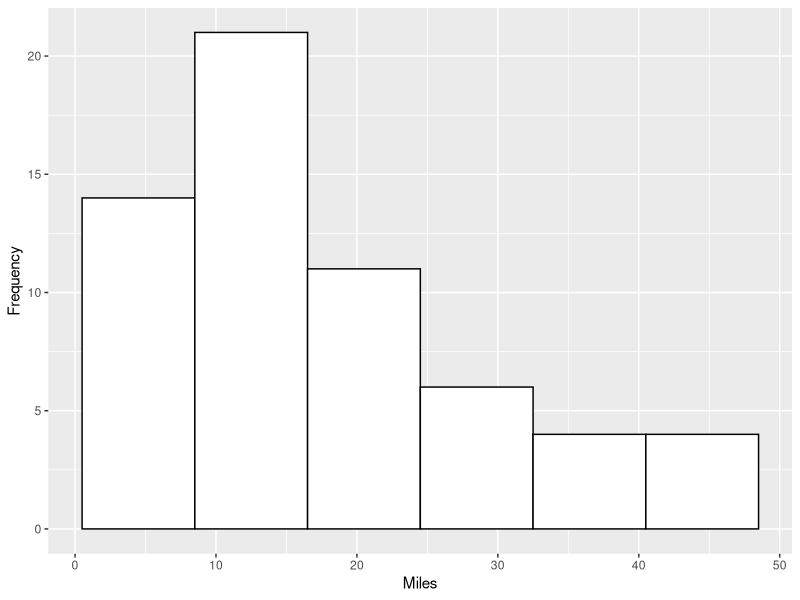
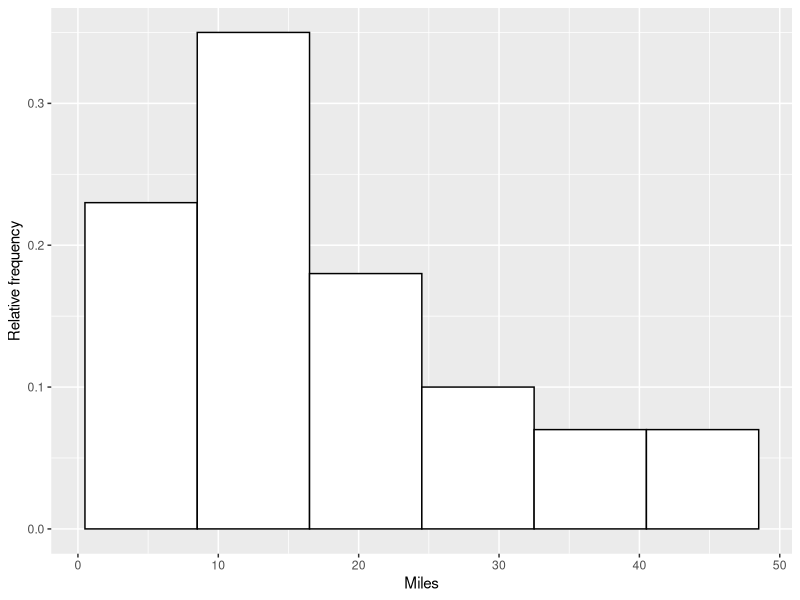
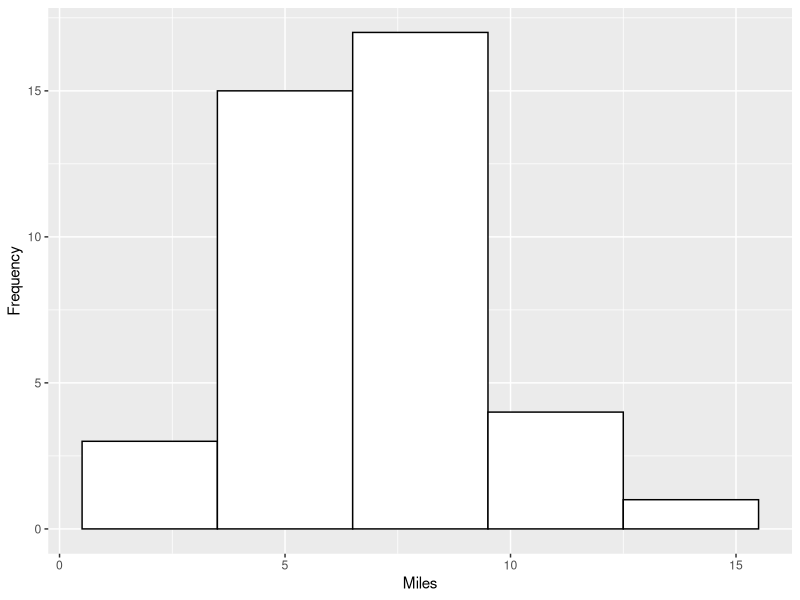
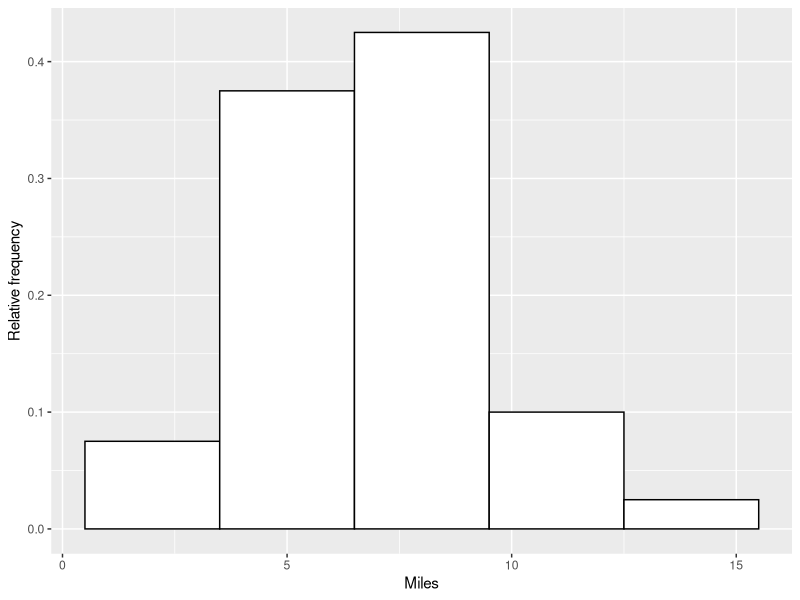
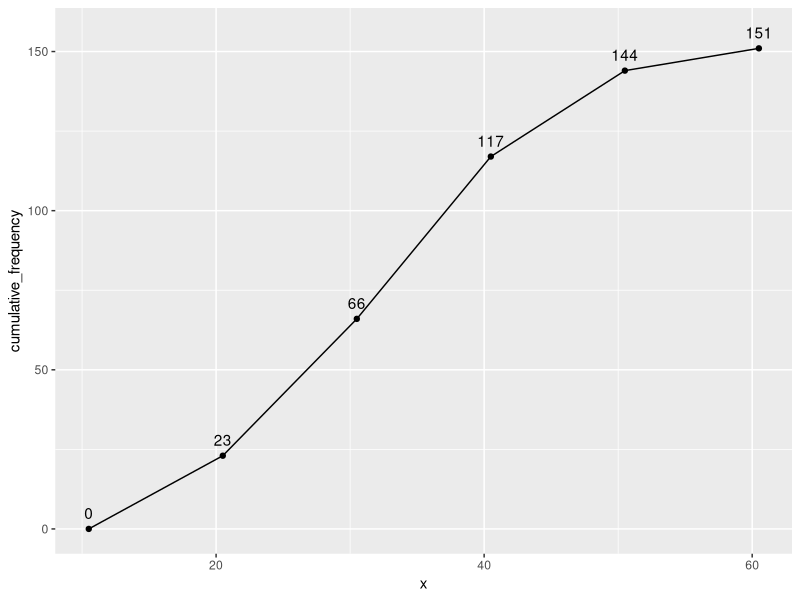
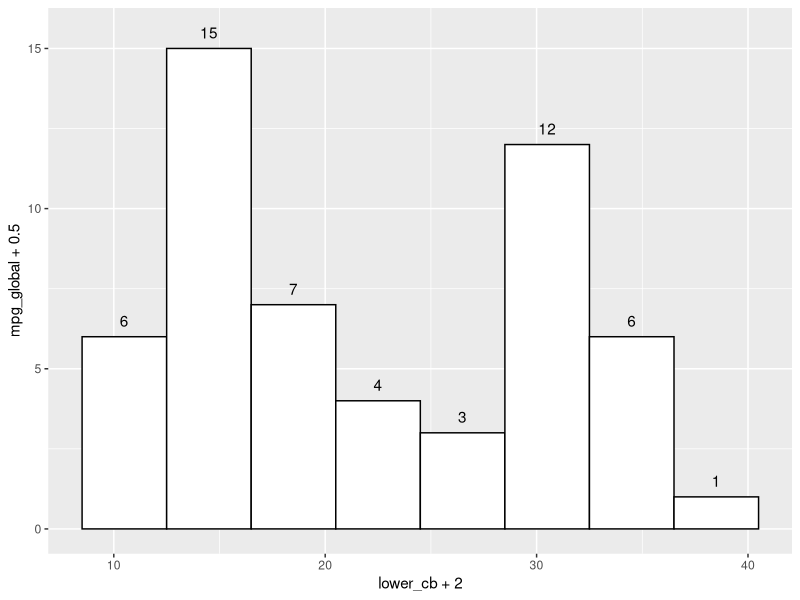
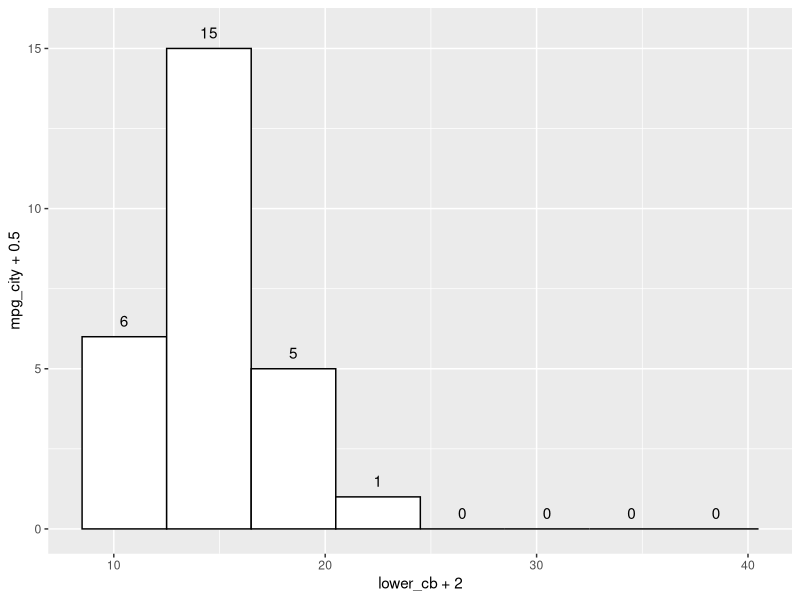
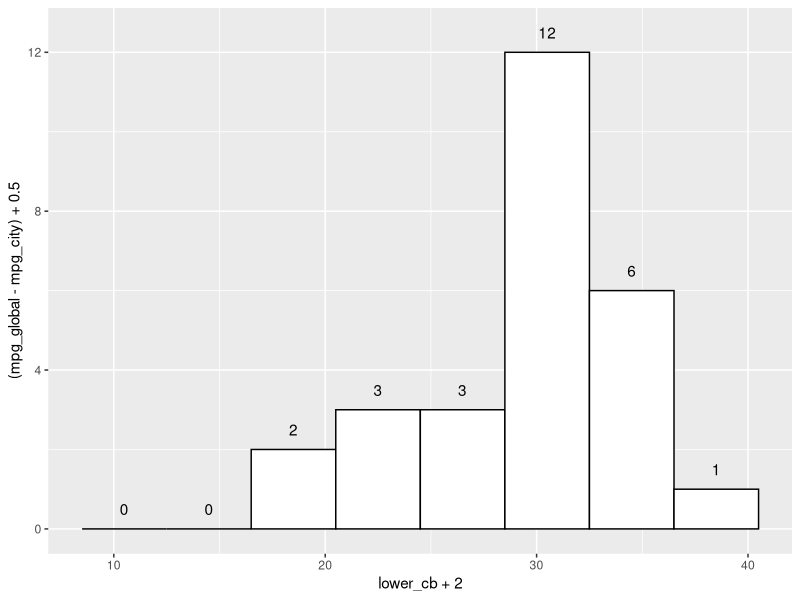

Write R code to recreate these figures, in order.
# UNDERSTANDING BASIC STATISTICS
# BRASE & BRASE
# 2024-07-24

# PACKAGES ----------------------------------------------------------------

library(plyr)
library(tidyverse)

# HELPER FUNCTIONS --------------------------------------------------------

scan_freq <- function(x, nb_classes) {
  
  class_width <- plyr::round_any(
    x = (max(x) - min(x)) / nb_classes,
    accuracy = 1,
    f = ceiling
  )
  
  print(paste0("For ", nb_classes, " classes, the class width is ", class_width))
  
  class_limits <- tibble(
    lower_cl = seq(from = min(x), by = class_width,
                   length.out = nb_classes),
    upper_cl = seq(from = (min(x) + class_width - 1), by = class_width,
                   length.out = nb_classes)
  )
  
  counts <- list()
  
  for (i in 1:nrow(class_limits)) {
    
    counts[[i]] <- x |>
      as_tibble() |> 
      filter(between(value, class_limits$lower_cl[i],
                     class_limits$upper_cl[i])) |> 
      nrow()
  }
  
  x_freq <<- class_limits |> 
    mutate(frequency = unlist(counts),
           class_midpoint = (lower_cl + upper_cl) / 2,
           lower_cb = lower_cl - 0.5,
           upper_cb = upper_cl + 0.5) |> 
    mutate(relative_frequency = frequency / sum(frequency),
            cumulative_frequency = cumsum(frequency),
            relative_cumulative_frequency = cumulative_frequency / max(cumulative_frequency)) |> 
    select(lower_cl, upper_cl, lower_cb, upper_cb, class_midpoint,
           frequency, relative_frequency:relative_cumulative_frequency)
  
  return(x_freq)
  
  }

# 2. ORGANIZING DATA ------------------------------------------------------
## 2.1. FREQUENCY DISTRIBUTIONS, HISTOGRAMS, AND RELATED TOPICS -----------

miles <- c(13, 47, 10, 3, 16, 20, 17, 40, 4, 2,
           7, 25, 8, 21, 19, 15, 3, 17, 14, 6,
           12, 45, 1, 8, 4, 16, 11, 18, 23, 12,
           6, 2, 14, 13, 7, 15, 46, 12, 9, 18,
           34, 13, 41, 28, 36, 17, 24, 27, 29, 9,
           14, 26, 10, 24, 37, 31, 8, 16, 12, 16)

class_width <- plyr::round_any(
  x = (max(miles) - min(miles)) / 6, 
  accuracy = 1,
  f = ceiling
  )

class_limits <- tibble(
  lower_cl = seq(from = 1, by = class_width, length.out = 6),
  upper_cl = seq(from = class_width, by = class_width, length.out = 6)
)

counts <- list()

for (i in 1:nrow(class_limits)) {
  
  counts[[i]] <- miles |>
    as_tibble() |> 
    filter(between(value, class_limits$lower_cl[i],
                   class_limits$upper_cl[i])) |> 
    nrow()
  }

miles_freq <- class_limits |> 
  mutate(frequency = unlist(counts),
         class_midpoint = (lower_cl + upper_cl) / 2,
         lower_cb = lower_cl - 0.5,
         upper_cb = upper_cl + 0.5) |> 
  select(lower_cl, upper_cl, lower_cb, upper_cb,
         frequency, class_midpoint)

miles_rel_freq <- miles_freq |> 
  mutate(relative_frequency = round(frequency / sum(frequency), 2))

miles_rel_freq |> 
  ggplot() +
  geom_rect(aes(xmin = lower_cb, xmax = upper_cb,
                ymin = 0, ymax = frequency),
            col = "black", fill = "white") +
  labs(x = "Miles", y = "Frequency")

miles_rel_freq |> 
  ggplot() +
  geom_rect(aes(xmin = lower_cb, xmax = upper_cb,
                ymin = 0, ymax = relative_frequency),
            col = "black", fill = "white") +
  labs(x = "Miles", y = "Relative frequency")

waiting <- c(1, 5, 5, 6, 7, 4, 8, 7, 6, 5,
             5, 6, 7, 6, 6, 5, 8, 9, 9, 10,
             7, 8, 11, 2, 4, 6, 5, 12, 13, 6,
             3, 7, 8, 8, 9, 9, 10, 9, 8, 9)

class_width <- plyr::round_any(
  x = (max(waiting) - min(waiting)) / 5, 
  accuracy = 1,
  f = ceiling
)

class_limits <- tibble(
  lower_cl = seq(from = 1, by = class_width, length.out = 5),
  upper_cl = seq(from = class_width, by = class_width, length.out = 5)
)

counts <- list()

for (i in 1:nrow(class_limits)) {
  
  counts[[i]] <- waiting |>
    as_tibble() |> 
    filter(between(value, class_limits$lower_cl[i],
                   class_limits$upper_cl[i])) |> 
    nrow()
  }

waiting_freq <- class_limits |> 
  mutate(frequency = unlist(counts),
         class_midpoint = (lower_cl + upper_cl) / 2,
         lower_cb = lower_cl - 0.5,
         upper_cb = upper_cl + 0.5) |> 
  select(lower_cl, upper_cl, lower_cb, upper_cb,
         frequency, class_midpoint)

waiting_freq |> 
  ggplot() +
  geom_rect(aes(xmin = lower_cb, xmax = upper_cb,
                ymin = 0, ymax = frequency),
            col = "black", fill = "white") +
  labs(x = "Miles", y = "Frequency")

waiting_rel_freq <- waiting_freq |> 
  mutate(relative_frequency = round(frequency / sum(frequency), 3))

waiting_rel_freq |> 
  ggplot() +
  geom_rect(aes(xmin = lower_cb, xmax = upper_cb,
                ymin = 0, ymax = relative_frequency),
            col = "black", fill = "white") +
  labs(x = "Miles", y = "Relative frequency")

temp_freq <- tibble(
  lower_cb = c(10.5, 20.5, 30.5, 40.5, 50.5),
  upper_cb = c(20.5, 30.5, 40.5, 50.5, 60.5),
  frequency = c(23, 43, 51, 27, 7))

temp_freq |> 
  mutate(cumulative_frequency = cumsum(frequency)) |> 
  mutate(x = upper_cb) |> 
  select(x, cumulative_frequency) |> 
  add_row(x = 10.5, cumulative_frequency = 0) |> 
  arrange(x) |> 
  ggplot(aes(x, cumulative_frequency)) +
  geom_point() +
  geom_line() +
  geom_text(aes(x, cumulative_frequency + 5, label = cumulative_frequency))

class_width <- plyr::round_any(
  x = (82 - 20) / 7, 
  accuracy = 1,
  f = ceiling
)

class_limits <- tibble(
  lower_cl = seq(from = 20, by = class_width, length.out = 7),
  upper_cl = seq(from = 28, by = class_width, length.out = 7)
)

class_limits



class_width <- plyr::round_any(
  x = (120 - 10) / 5, 
  accuracy = 1,
  f = ceiling
)

class_limits <- tibble(
  lower_cl = seq(from = 10, by = class_width, length.out = 5),
  upper_cl = seq(from = 31, by = class_width, length.out = 5)
)

class_limits

mpg <- tibble(
  lower_cb = seq(8.5, 36.5, 4),
  upper_cb = seq(12.5, 40.5, 4),
  mpg_global = c(6, 15, 7, 4, 3, 12, 6, 1))

mpg |> 
  ggplot() +
  geom_rect(aes(xmin = lower_cb, xmax = upper_cb,
                ymin = 0, ymax = mpg_global),
            col = "black", fill = "white") +
  geom_text(aes(x = lower_cb + 2, y = mpg_global + 0.5, label = mpg_global))

mpg <- mpg |> 
  mutate(mpg_city = c(6, 15, 5, 1, 0, 0, 0, 0))

mpg |> 
  ggplot() +
  geom_rect(aes(xmin = lower_cb, xmax = upper_cb,
                ymin = 0, ymax = mpg_city),
            col = "black", fill = "white") +
  geom_text(aes(x = lower_cb + 2, y = mpg_city + 0.5, label = mpg_city)) +
  scale_x_continuous(limits = c(8.5, 40.5))

mpg |> 
  ggplot() +
  geom_rect(aes(xmin = lower_cb, xmax = upper_cb,
                ymin = 0, ymax = mpg_global - mpg_city),
            col = "black", fill = "white") +
  geom_text(aes(x = lower_cb + 2, y = (mpg_global - mpg_city) + 0.5, label = mpg_global - mpg_city)) +
  scale_x_continuous(limits = c(8.5, 40.5))

salaries <- tibble(
  lower_cb = seq(53.5, 237.5, 46),
  upper_cb = seq(99.5, 283.5, 46),
  frequency = c(36, 0, 0, 0, 0)
)

salaries |>
  ggplot() +
  geom_rect(aes(xmin = lower_cb, xmax = upper_cb,
                ymin = 0, ymax = frequency),
            col = "black", fill = "white")

salaries <- tibble(
  lower_cb = seq(53.5, 89.5, 9),
  upper_cb = seq(62.5, 98.5, 9),
  frequency = c(7, 11, 5, 6, 6)
)

salaries |>
  ggplot() +
  geom_rect(aes(xmin = lower_cb, xmax = upper_cb,
                ymin = 0, ymax = frequency),
            col = "black", fill = "white")


racing <- c(261, 271, 236, 244, 279, 296, 284, 299, 288, 288, 247, 256,
            338, 360, 341, 333, 261, 266, 287, 296, 313, 311, 307, 307,
            299, 303, 277, 283, 301, 305, 288, 290, 288, 289, 297, 299,
            332, 330, 309, 328, 307, 328, 285, 291, 295, 298, 306, 315,
            310, 318, 318, 320, 333, 321, 323, 324, 327)

scan_freq(racing, 5)

ggplot(x_freq) +
  geom_rect(aes(xmin = lower_cb, xmax = upper_cb,
                ymin = 0, ymax = frequency),
            col = "black", fill = "white") +
  geom_text(aes(x = class_midpoint, y = frequency + 1,
                label = frequency)) +
  labs(title = "Frequency", x = "Class midpoint", y = "Frequency")

ggplot(x_freq) +
  geom_rect(aes(xmin = lower_cb, xmax = upper_cb,
                ymin = 0, ymax = relative_frequency),
            col = "black", fill = "white") +
  geom_text(aes(x = class_midpoint, y = relative_frequency + 0.01,
                label = round(relative_frequency, 2))) +
  labs(title = "Relative frequency", x = "Class midpoint", y = "Relative frequency")

min_lower_cb <- min(x_freq$lower_cb)

x_freq |> 
  mutate(x = upper_cb) |> 
  select(x, cumulative_frequency) |> 
  add_row(x = min_lower_cb, cumulative_frequency = 0) |> 
  arrange(x) |> 
  ggplot(aes(x, cumulative_frequency)) +
  geom_point() +
  geom_line() +
  geom_text(aes(x, cumulative_frequency + 5, label = cumulative_frequency))

glucose <- c(45, 66, 83, 71, 76, 64, 59, 59,
             76, 82, 80, 81, 85, 77, 82, 90,
             87, 72, 79, 69, 83, 71, 87, 69,
             81, 76, 96, 83, 67, 94, 101, 94,
             89, 94, 73, 99, 93, 85, 83, 80,
             78, 80, 85, 83, 84, 74, 81, 70,
             65, 89, 70, 80, 84, 77, 65, 46,
             80, 70, 75, 45, 101, 71, 109, 73,
             73, 80, 72, 81, 63, 74)

scan_freq(glucose, 6)

ggplot(x_freq) +
  geom_rect(aes(xmin = lower_cb, xmax = upper_cb,
                ymin = 0, ymax = frequency),
            col = "black", fill = "white") +
  geom_text(aes(x = class_midpoint, y = frequency + 1,
                label = frequency)) +
  labs(title = "Frequency", x = "Class midpoint", y = "Frequency")

ggplot(x_freq) +
  geom_rect(aes(xmin = lower_cb, xmax = upper_cb,
                ymin = 0, ymax = relative_frequency),
            col = "black", fill = "white") +
  geom_text(aes(x = class_midpoint, y = relative_frequency + 0.01,
                label = round(relative_frequency, 2))) +
  labs(title = "Relative frequency", x = "Class midpoint", y = "Relative frequency")

min_lower_cb <- min(x_freq$lower_cb)

x_freq |> 
  mutate(x = upper_cb) |> 
  select(x, cumulative_frequency) |> 
  add_row(x = min_lower_cb, cumulative_frequency = 0) |> 
  arrange(x) |> 
  ggplot(aes(x, cumulative_frequency)) +
  geom_point() +
  geom_line() +
  geom_text(aes(x, cumulative_frequency + 5, label = cumulative_frequency))

tumor <- c(19, 18, 17, 1, 21, 22, 54, 46, 25, 49,
           50, 1, 59, 39, 43, 39, 5, 9, 38, 18,
           14, 45, 54, 59, 46, 50, 29, 12, 19, 36,
           38, 40, 43, 41, 10, 50, 41, 25, 19, 39,
           27, 20)

scan_freq(tumor, 5)

ggplot(x_freq) +
  geom_rect(aes(xmin = lower_cb, xmax = upper_cb,
                ymin = 0, ymax = frequency),
            col = "black", fill = "white") +
  geom_text(aes(x = class_midpoint, y = frequency + 1,
                label = frequency)) +
  labs(title = "Frequency", x = "Class midpoint", y = "Frequency")

ggplot(x_freq) +
  geom_rect(aes(xmin = lower_cb, xmax = upper_cb,
                ymin = 0, ymax = relative_frequency),
            col = "black", fill = "white") +
  geom_text(aes(x = class_midpoint, y = relative_frequency + 0.01,
                label = round(relative_frequency, 2))) +
  labs(title = "Relative frequency", x = "Class midpoint", y = "Relative frequency")

min_lower_cb <- min(x_freq$lower_cb)

x_freq |> 
  mutate(x = upper_cb) |> 
  select(x, cumulative_frequency) |> 
  add_row(x = min_lower_cb, cumulative_frequency = 0) |> 
  arrange(x) |> 
  ggplot(aes(x, cumulative_frequency)) +
  geom_point() +
  geom_line() +
  geom_text(aes(x, cumulative_frequency + 5, label = cumulative_frequency))

depths <- c(85, 45, 75, 60, 90, 90, 115, 30, 55, 58,
            78, 120, 80, 65, 65, 140, 65, 50, 30, 125,
            75, 137, 80, 120, 15, 45, 70, 65, 50, 45,
            95, 70, 70, 28, 40, 125, 105, 75, 80, 70,
            90, 68, 73, 75, 55, 70, 95, 65, 200, 75,
            15, 90, 46, 33, 100, 65, 60, 55, 85, 50,
            10, 68, 99, 145, 45, 75, 45, 95, 85, 65,
            65, 52, 82)

scan_freq(depths, 7)

ggplot(x_freq) +
  geom_rect(aes(xmin = lower_cb, xmax = upper_cb,
                ymin = 0, ymax = frequency),
            col = "black", fill = "white") +
  geom_text(aes(x = class_midpoint, y = frequency + 1,
                label = frequency)) +
  labs(title = "Frequency", x = "Class midpoint", y = "Frequency")

ggplot(x_freq) +
  geom_rect(aes(xmin = lower_cb, xmax = upper_cb,
                ymin = 0, ymax = relative_frequency),
            col = "black", fill = "white") +
  geom_text(aes(x = class_midpoint, y = relative_frequency + 0.01,
                label = round(relative_frequency, 2))) +
  labs(title = "Relative frequency", x = "Class midpoint", y = "Relative frequency")

min_lower_cb <- min(x_freq$lower_cb)

x_freq |> 
  mutate(x = upper_cb) |> 
  select(x, cumulative_frequency) |> 
  add_row(x = min_lower_cb, cumulative_frequency = 0) |> 
  arrange(x) |> 
  ggplot(aes(x, cumulative_frequency)) +
  geom_point() +
  geom_line() +
  geom_text(aes(x, cumulative_frequency + 5, label = cumulative_frequency))

males <- c(31, 39, 53, 47, 40, 49, 53, 47,
           45, 26, 39, 79, 45, 50, 36, 49,
           45, 49, 43, 48, 54, 50, 43, 42,
           42, 35, 49, 45, 42, 58, 42, 55,
           45, 71, 50, 57, 49, 50, 45, 46,
           53, 48, 53, 37, 56, 63, 41, 41,
           51, 48)

scan_freq(males, 5)

ggplot(x_freq) +
  geom_rect(aes(xmin = lower_cb, xmax = upper_cb,
                ymin = 0, ymax = frequency),
            col = "black", fill = "white") +
  geom_text(aes(x = class_midpoint, y = frequency + 1,
                label = frequency)) +
  labs(title = "Frequency", x = "Class midpoint", y = "Frequency")

ggplot(x_freq) +
  geom_rect(aes(xmin = lower_cb, xmax = upper_cb,
                ymin = 0, ymax = relative_frequency),
            col = "black", fill = "white") +
  geom_text(aes(x = class_midpoint, y = relative_frequency + 0.01,
                label = round(relative_frequency, 2))) +
  labs(title = "Relative frequency", x = "Class midpoint", y = "Relative frequency")

min_lower_cb <- min(x_freq$lower_cb)

x_freq |> 
  mutate(x = upper_cb) |> 
  select(x, cumulative_frequency) |> 
  add_row(x = min_lower_cb, cumulative_frequency = 0) |> 
  arrange(x) |> 
  ggplot(aes(x, cumulative_frequency)) +
  geom_point() +
  geom_line() +
  geom_text(aes(x, cumulative_frequency + 5, label = cumulative_frequency))

words <- c(34, 21, 37, 31, 10, 24, 39, 10, 17, 18, 32,
           17, 3, 10, 6, 5, 6, 6, 13, 22, 25, 3,
           5, 2, 9, 3, 0, 4, 29, 26, 5, 5, 24,
           15, 3, 8, 16, 9, 10, 3, 12, 10, 10, 10,
           11, 12, 13, 1, 9, 43, 13, 14, 32, 24, 15)

scan_freq(words, 8)

ggplot(x_freq) +
  geom_rect(aes(xmin = lower_cb, xmax = upper_cb,
                ymin = 0, ymax = frequency),
            col = "black", fill = "white") +
  geom_text(aes(x = class_midpoint, y = frequency + 1,
                label = frequency)) +
  labs(title = "Frequency", x = "Class midpoint", y = "Frequency")

ggplot(x_freq) +
  geom_rect(aes(xmin = lower_cb, xmax = upper_cb,
                ymin = 0, ymax = relative_frequency),
            col = "black", fill = "white") +
  geom_text(aes(x = class_midpoint, y = relative_frequency + 0.01,
                label = round(relative_frequency, 2))) +
  labs(title = "Relative frequency", x = "Class midpoint", y = "Relative frequency")

min_lower_cb <- min(x_freq$lower_cb)

x_freq |> 
  mutate(x = upper_cb) |> 
  select(x, cumulative_frequency) |> 
  add_row(x = min_lower_cb, cumulative_frequency = 0) |> 
  arrange(x) |> 
  ggplot(aes(x, cumulative_frequency)) +
  geom_point() +
  geom_line() +
  geom_text(aes(x, cumulative_frequency + 5, label = cumulative_frequency))

tons <- c(2.71, 1.62, 2.60, 1.64, 2.20, 2.02, 1.67, 1.99, 2.34, 1.26, 1.31,
          1.80, 2.82, 2.15, 2.07, 1.62, 1.47, 2.19, 0.59, 1.48, 0.77, 2.04,
          1.32, 0.89, 1.35, 0.95, 0.94, 1.39, 1.19, 1.18, 0.45, 0.70)
scan_freq(tons*100, 6)

ggplot(x_freq) +
  geom_rect(aes(xmin = lower_cb / 100, xmax = upper_cb / 100,
                ymin = 0, ymax = frequency),
            col = "black", fill = "white") +
  geom_text(aes(x = class_midpoint / 100, y = frequency + 1,
                label = frequency)) +
  labs(title = "Frequency", x = "Class midpoint", y = "Frequency")

min_lower_cb <- min(x_freq$lower_cb)

x_freq |> 
  mutate(x = upper_cb / 100) |> 
  select(x, cumulative_frequency) |> 
  add_row(x = min_lower_cb / 100, cumulative_frequency = 0) |> 
  arrange(x) |> 
  ggplot(aes(x, cumulative_frequency)) +
  geom_point() +
  geom_line() +
  geom_text(aes(x, cumulative_frequency + 5, label = cumulative_frequency))

batting <- c(0.194, 0.258, 0.190, 0.291, 0.158, 0.295, 0.261, 0.250, 0.181,
             0.125, 0.107, 0.260, 0.309, 0.309, 0.276, 0.287, 0.317, 0.252,
             0.215, 0.250, 0.246, 0.260, 0.265, 0.182, 0.113, 0.200)

scan_freq(batting*1000, 5)

ggplot(x_freq) +
  geom_rect(aes(xmin = lower_cb / 1000, xmax = upper_cb / 1000,
                ymin = 0, ymax = frequency),
            col = "black", fill = "white") +
  geom_text(aes(x = class_midpoint / 1000, y = frequency + 1,
                label = frequency)) +
  labs(title = "Frequency", x = "Class midpoint", y = "Frequency")

min_lower_cb <- min(x_freq$lower_cb)

x_freq |> 
  mutate(x = upper_cb / 1000) |> 
  select(x, cumulative_frequency) |> 
  add_row(x = min_lower_cb / 1000, cumulative_frequency = 0) |> 
  arrange(x) |> 
  ggplot(aes(x, cumulative_frequency)) +
  geom_point() +
  geom_line() +
  geom_text(aes(x, cumulative_frequency + 5, label = cumulative_frequency))

racing |> 
  as_tibble() |> 
  ggplot() +
  geom_dotplot(aes(x = value))

tumor |> 
  as_tibble() |> 
  ggplot() +
  geom_dotplot(aes(x = value))

## 2.2 BAR GRAPHS, CIRCLE GRAPHS, AND TIME-SERIES GRAPHS ------------------

life_exp <- tibble(
  year = rep(c(1980, 1990, 2000, 2010), each = 2),
  sex = rep(c("M", "F"), times = 4),
  age = c(70, 77.4, 71.8, 78.8, 73, 79.7, 74.1, 80.6)
)

life_exp |> 
  ggplot(aes(x = year, y = age,
             fill = fct_inorder(sex))) +
  geom_bar(stat = "identity",
           position = "dodge")

causes <- tibble(
  cause = c(rep("Snooze", 15), rep("Car", 5), rep("Breakfast", 13),
            rep("Study", 20), rep("Dress", 8), rep("Talk", 9),
            rep("Other", 3))
)

causes |> 
  ggplot(aes(x = fct_infreq(cause))) +
  geom_bar(width = 0.5)

tibble(
  frequency = c("Frequently", "Occasionally", "Rarely", "Never"),
  number = c(894, 1161, 615, 372)) |> 
  ggplot(aes(x = "", y = number, fill = frequency)) +
  geom_bar(width = 1, stat = "identity") +
  coord_polar("y", start = 0, direction = -1)
  